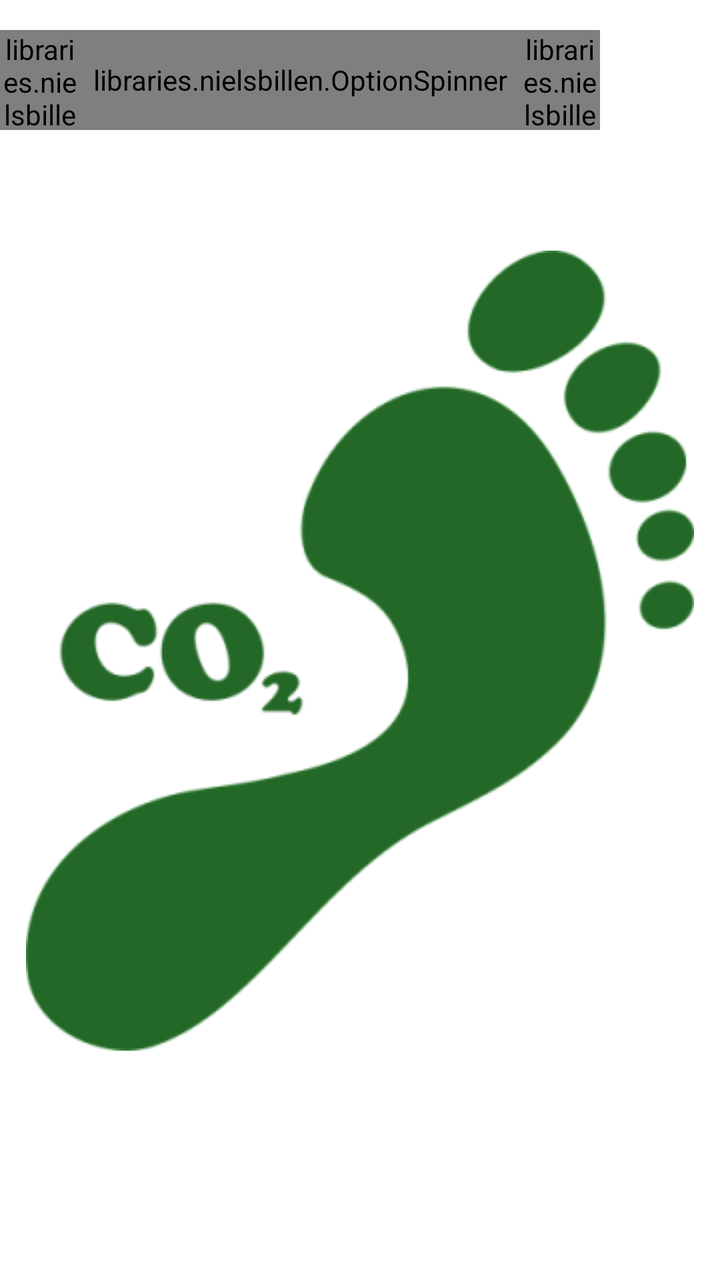
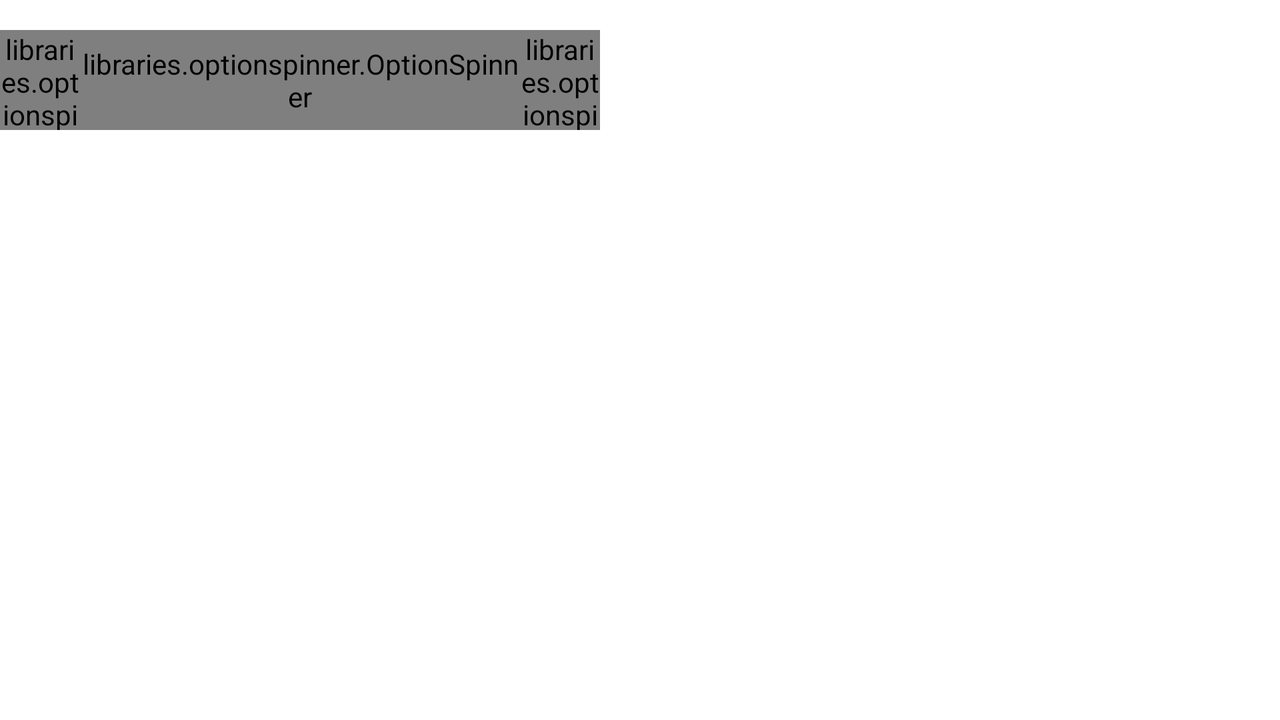

Compare how this app lays out the same screen by default and in its alternative resource folder. The renders come first, then the two layout files and the values they reference.
<!-- AndroidManifest.xml: fallback theme Theme.MaterialComponents.DayNight.NoActionBar -->
<!-- res/layout/metaphor_content_layout.xml -->
<?xml version="1.0" encoding="utf-8"?>
<LinearLayout xmlns:android="http://schemas.android.com/apk/res/android"
    android:layout_width="match_parent"
    android:layout_height="match_parent"
    android:orientation="vertical" >

    <RelativeLayout
        android:layout_width="match_parent"
        android:layout_height="wrap_content"
        android:layout_weight="1"
        android:orientation="horizontal"
        android:paddingTop="15dp" >

        <LinearLayout
            android:layout_width="300dp"
            android:layout_height="50dp"
            android:layout_alignParentLeft="true" >

            <libraries.nielsbillen.ArrowButton
                android:id="@+id/metaphor_arrow_left"
                android:layout_width="40dp"
                android:layout_height="match_parent" />

            <libraries.nielsbillen.OptionSpinner
                android:id="@+id/metaphor_spinner"
                android:layout_width="0dp"
                android:layout_height="match_parent"
                android:layout_weight="1" />

            <libraries.nielsbillen.ArrowButton
                android:id="@+id/metaphor_arrow_right"
                android:layout_width="40dp"
                android:layout_height="match_parent" />
        </LinearLayout>

        <LinearLayout
            android:layout_width="wrap_content"
            android:layout_height="wrap_content"
            android:layout_alignParentRight="true"
            android:orientation="horizontal" >

            <TextView
                android:id="@+id/metaphor_title"
                android:layout_width="wrap_content"
                android:layout_height="wrap_content"
                android:layout_gravity="center"
                android:textColor="@color/WhiteSmoke"
                android:textIsSelectable="false"
                android:textSize="40sp" />

            <ImageView
                android:id="@+id/metaphor_consumer_image"
                android:layout_width="wrap_content"
                android:layout_height="wrap_content"
                android:layout_gravity="right"
                android:contentDescription="@string/consumer_image"
                android:paddingLeft="20dp"
                android:paddingRight="20dp" />
        </LinearLayout>
    </RelativeLayout>

    <TextView
        android:id="@+id/metaphor_value"
        android:layout_width="match_parent"
        android:layout_height="0dip"
        android:layout_weight="9"
        android:drawableTop="@drawable/footprint"
        android:gravity="center"
        android:textColor="@color/WhiteSmoke"
        android:textIsSelectable="false"
        android:textSize="60sp" />

</LinearLayout>
<!-- resources referenced by this layout -->
<resources>
  <color name="WhiteSmoke">#F5F5F5</color>
  <!-- drawable footprint: png bitmap (drawable, 23825 bytes) -->
  <string name="consumer_image">Consumer image</string>
</resources>
<!-- res/layout-land/metaphor_content_layout.xml (the author's variant of the layout above) -->
<!-- drawn on the phone turned sideways -->
<?xml version="1.0" encoding="utf-8"?>
<LinearLayout xmlns:android="http://schemas.android.com/apk/res/android"
    android:layout_width="match_parent"
    android:layout_height="match_parent"
    android:orientation="vertical"
    android:weightSum="10" >

    <RelativeLayout
        android:layout_width="match_parent"
        android:layout_height="0dip"
        android:layout_weight="2"
        android:orientation="horizontal"
        android:paddingTop="15dp" >

        <LinearLayout
            android:layout_width="300dp"
            android:layout_height="50dp"
            android:layout_alignParentLeft="true" >

            <libraries.optionspinner.ArrowButton
                android:id="@+id/metaphor_arrow_left"
                android:layout_width="40dp"
                android:layout_height="match_parent" />

            <libraries.optionspinner.OptionSpinner
                android:id="@+id/metaphor_spinner"
                android:layout_width="0dp"
                android:layout_height="match_parent"
                android:layout_weight="1" />

            <libraries.optionspinner.ArrowButton
                android:id="@+id/metaphor_arrow_right"
                android:layout_width="40dp"
                android:layout_height="match_parent" />
        </LinearLayout>

        <LinearLayout
            android:layout_width="wrap_content"
            android:layout_height="wrap_content"
            android:layout_alignParentRight="true"
            android:orientation="horizontal" >

            <TextView
                android:id="@+id/metaphor_title"
                android:layout_width="wrap_content"
                android:layout_height="50dp"
                android:layout_gravity="center"
                android:textColor="@color/WhiteSmoke"
                android:textIsSelectable="false"
                android:textSize="40sp" />

            <ImageView
                android:id="@+id/metaphor_consumer_image"
                android:layout_width="wrap_content"
                android:layout_height="wrap_content"
                android:layout_gravity="right"
                android:contentDescription="@string/consumer_image"
                android:paddingLeft="20dp"
                android:paddingRight="20dp" />
        </LinearLayout>
    </RelativeLayout>

    <LinearLayout
        android:layout_width="match_parent"
        android:layout_height="0dip"
        android:layout_weight="8"
        android:orientation="vertical"
        android:paddingBottom="20dp" >

        <ImageView
            android:id="@+id/metaphor_image"
            android:layout_width="match_parent"
            android:layout_height="wrap_content"
            android:contentDescription="@string/metaphor_image"
            android:paddingTop="40dp" />

        <TextView
            android:id="@+id/metaphor_value"
            android:layout_width="wrap_content"
            android:layout_height="50dp"
            android:layout_gravity="center"
            android:textColor="@color/WhiteSmoke"
            android:textIsSelectable="false"
            android:textSize="40sp" />
    </LinearLayout>

</LinearLayout>
<!-- resources referenced by the variant -->
<!-- as the phone turned sideways resolves them -->
<resources>
  <color name="WhiteSmoke">#F5F5F5</color>
  <string name="consumer_image">Consumer image</string>
  <string name="metaphor_image">Metaphor image</string>
</resources>
